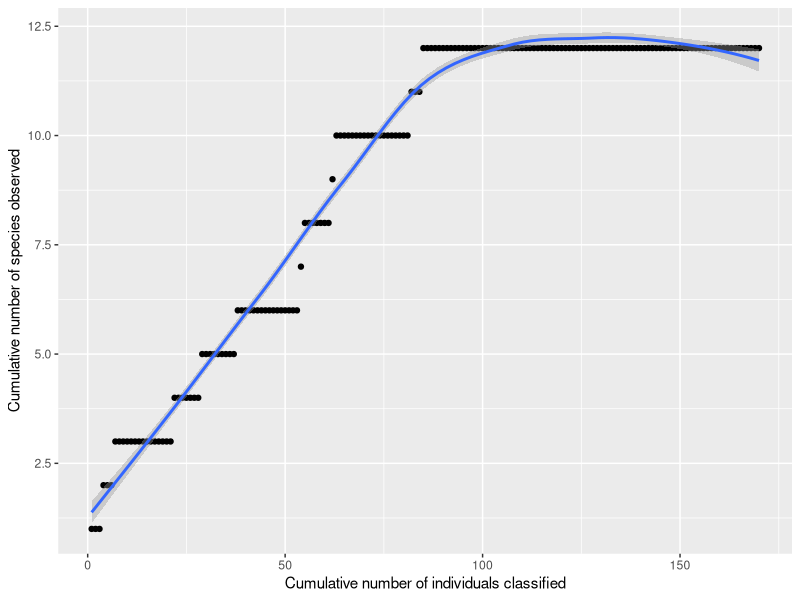

Reproduce this figure in R.
## ---- chunk 1
#To make tables
library(knitr)
#To manipulate and plot data
library(tidyverse)
library(kableExtra)
## ---- chunk 2
example_data1 = data.frame(
  number = c(1,2,3,4,5,6,7,8,9,10,11,12,13,14,15),
  name = c("M_n_Ms", "Kisses", "Skittles","Spheres", "Jolly_Ranchers", "Wine_gummies", "Octupi_gummies","Swirl_gummies", "Cherry_gummies", "Watermelon_gummies","Cola_gummies", "Classic_bear_gummies", "Sugar_coated_bear_gummies", "String", "Lego"),
  characteristics = c("chocolate inside; 6 different colours", "chocolate inside; silver", "sugar inside ; 5 different colour","sugar inside; 3 different colours", "sugar inside; 5 different colour; elongated", "gummy; 2 different colours; matte", "gummy; pink and yellow; sugar coated; 7 legs","gummy; 2 different colours; sugar coated", "gummy; cherry-shaped; sugar coated", "gummy; watermelon-shaped; sugar coated","gummy; soda-shaped; sugar coated", "gummy; bear-shaped", "Sugar-gummy; bear-shaped; sugar coated", "gummy; red; string", "sugar inside; 3 different colour; lego-shaped, hard"),
  occurences = c(52,1,39,6,38,2,0,0,1,0,1,23,1,1,5)
)
## ---- chunk 3
example_data2 = data.frame(
  number = c(1,2,3,4,5,6,7,8,9,10,11,12,13,14,15),
  name = c("M_n_Ms", "Kisses", "Skittles","Spheres", "Jolly_Ranchers", "Wine_gummies", "Octupi_gummies","Swirl_gummies", "Cherry_gummies", "Watermelon_gummies","Cola_gummies", "Classic_bear_gummies", "Sugar_coated_bear_gummies", "String", "Lego"),
  characteristics = c("chocolate inside; 6 different colours", "chocolate inside; silver", "sugar inside ; 5 different colour","sugar inside; 3 different colours", "sugar inside; 5 different colour; elongated", "gummy; 2 different colours; matte", "gummy; pink and yellow; sugar coated; 7 legs","gummy; 2 different colours; sugar coated", "gummy; cherry-shaped; sugar coated", "gummy; watermelon-shaped; sugar coated","gummy; soda-shaped; sugar coated", "gummy; bear-shaped", "Sugar-gummy; bear-shaped; sugar coated", "gummy; red; string", "sugar inside; 3 different colour; lego-shaped, hard"),
  occurences = c(214,16,197,19,131,6,6,3,1,1,3,101,3,14,17)
)
## ---- chunk 4
example_data1 %>% 
  kable("html") %>%
  kable_styling(bootstrap_options = "striped", font_size = 10, full_width = F)

example_data2 %>% 
  kable("html") %>%
  kable_styling(bootstrap_options = "striped", font_size = 10, full_width = F)
## ---- chunk 5
example_data3 = data.frame(
  x = c(1,2,3,4,5,6,7,8,9,10,11,12,13,14,15,16,17,18,19,20,21,22,23,24,25,26,27,28,29,30,31,32,33,34,35,36,37,38,39,40,41,42,43,44,45,46,47,48,49,50,51,52,53,54,55,56,57,58,59,60,61,62,63,64,65,66,67,68,69,70,71,72,73,74,75,76,77,78,79,80,81,82,83,84,85,86,87,88,89,90,91,92,93,94,95,96,97,98,99,100,101,102,103,104,105,106,107,108,109,110,111,112,113,114,115,116,117,118,119,120,121,122,123,124,125,126,127,128,129,130,131,132,133,134,135,136,137,138,139,140,141,142,143,144,145,146,147,148,149,150,151,152,153,154,155,156,157,158,159,160,161,162,163,164,165,166,167,168,169,170),
  y = c(1,1,1,2,2,2,3,3,3,3,3,3,3,3,3,3,3,3,3,3,3,4,4,4,4,4,4,4,5,5,5,5,5,5,5,5,5,6,6,6,6,6,6,6,6,6,6,6,6,6,6,6,6,7,8,8,8,8,8,8,8,9,10,10,10,10,10,10,10,10,10,10,10,10,10,10,10,10,10,10,10,11,11,11,12,12,12,12,12,12,12,12,12,12,12,12,12,12,12,12,12,12,12,12,12,12,12,12,12,12,12,12,12,12,12,12,12,12,12,12,12,12,12,12,12,12,12,12,12,12,12,12,12,12,12,12,12,12,12,12,12,12,12,12,12,12,12,12,12,12,12,12,12,12,12,12,12,12,12,12,12,12,12,12,12,12,12,12,12,12)
)
## ---- chunk 6
ggplot(example_data3, aes(x=x, y=y)) +
  geom_point() +
  geom_smooth() +
  labs(x="Cumulative number of individuals classified", y="Cumulative number of species observed")
## ---- chunk 7
M_n_Ms = 52 /(170)
Kisses = 1 /(170)
Skittles = 39 /(170)
Spheres	= 6 /(170)
Jolly_Ranchers = 38 /(170)
Wine_gummies = 2 /(170)
Octupi_gummies = 0 /(170)
Swirl_gummies = 0 /(170)
Cherry_gummies = 1 /(70)
Watermelon_gummies = 0 /(170)
Cola_gummies = 1 /(170)
Classic_bear_gummies = 23 /(170)
Sugar_coated_bear_gummies	= 1 /(170)
String = 1 /(170)
Lego= 5 /(170)
  
1 / (M_n_Ms^2 + Kisses^2 + Skittles^2 + Spheres^2 + Jolly_Ranchers^2 + Wine_gummies^2 + Octupi_gummies^2 + Swirl_gummies^2 + Cherry_gummies^2 + Watermelon_gummies^2 + Cola_gummies^2 + Classic_bear_gummies^2 + Sugar_coated_bear_gummies^2 + String^2 + Lego^2)
## ---- chunk 8
M_n_Ms = 214 /(730)
Kisses = 16 /(730)
Skittles = 197 /(730)
Spheres	= 19 /(730)
Jolly_Ranchers = 131 /(730)
Wine_gummies = 6 /(730)
Octupi_gummies = 6 /(730)
Swirl_gummies = 3 /(730)
Cherry_gummies = 1 /(730)
Watermelon_gummies = 1 /(730)
Cola_gummies = 3 /(730)
Classic_bear_gummies = 101 /(730)
Sugar_coated_bear_gummies	= 3 /(730)
String = 14 /(730)
Lego= 17 /(730)
  
1 / (M_n_Ms^2 + Kisses^2 + Skittles^2 + Spheres^2 + Jolly_Ranchers^2 + Wine_gummies^2 + Octupi_gummies^2 + Swirl_gummies^2 + Cherry_gummies^2 + Watermelon_gummies^2 + Cola_gummies^2 + Classic_bear_gummies^2 + Sugar_coated_bear_gummies^2 + String^2 + Lego^2)
## ---- chunk 9
12 + 5^2/(7*2)
## ---- chunk 10
15 + 2^2/(13*2)
## ---- chunk 11
library(vegan)
## ---- chunk 12
example_data1_diversity = 
  example_data1 %>% 
  select(name, occurences) %>% 
  spread(name, occurences)

example_data1_diversity
## ---- chunk 13
example_data2_diversity = 
  example_data2 %>% 
  select(name, occurences) %>% 
  spread(name, occurences)

example_data2_diversity
## ---- chunk 14
diversity(example_data1_diversity, index="invsimpson")
## ---- chunk 15
diversity(example_data2_diversity, index="invsimpson")
## ---- chunk 16
specpool(example_data1_diversity)
## ---- chunk 17
specpool(example_data2_diversity)
## ---- chunk 18
diversity(example_data1_diversity, index="shannon")
## ---- chunk 19
diversity(example_data2_diversity, index="shannon")
